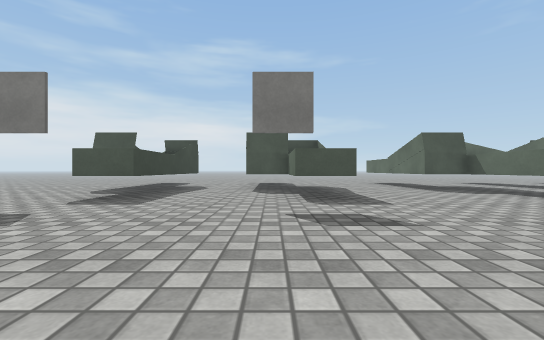
[1] (above)

20 first-person views from a walk through a Unity game level. The camera is 0.59 m above the floor, looks level and sees 90° across. The floor is counted in squares, 1 m on a side. Each view is taken from the middle of a square. On the plan, view 1 faces up. The plan holds only what a view shows up to about 9 squares ahead; the rest is blank. The place goes on beyond the plan. Surface patterns are stand-ins for the level's own textures.

[2]
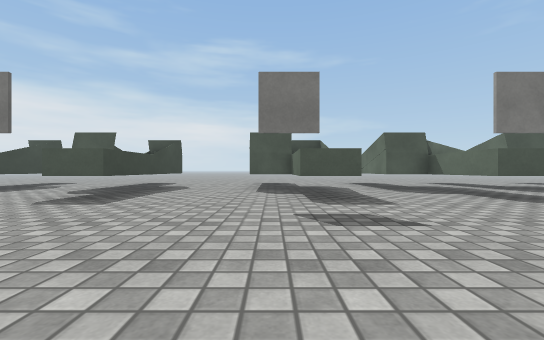

[3]
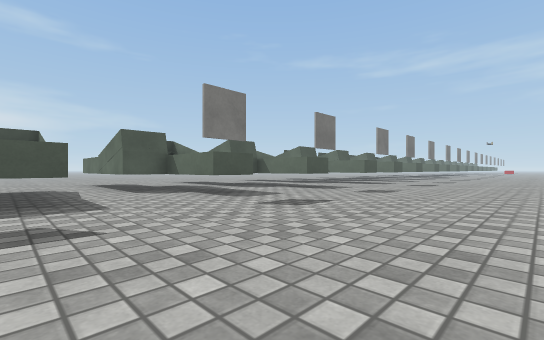

[4]
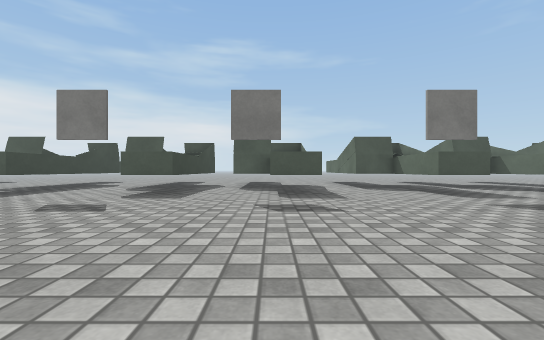

[5]
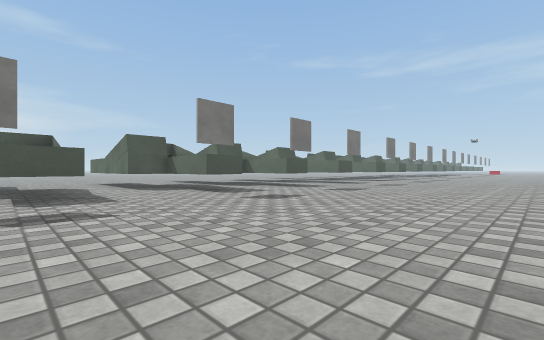

[6]
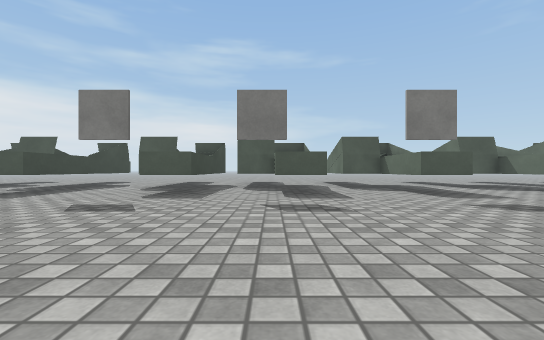

[7]
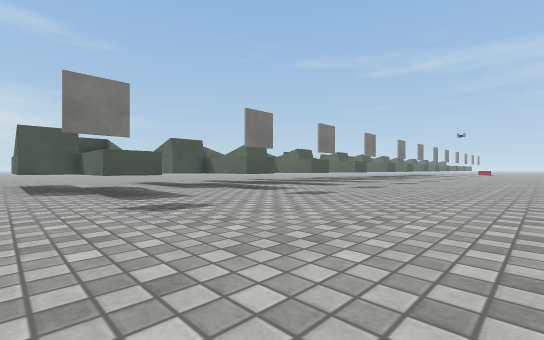

[8]
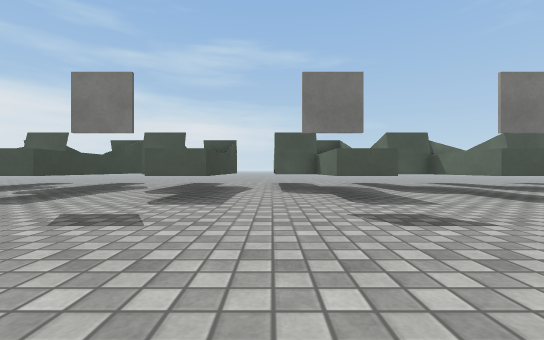

[9]
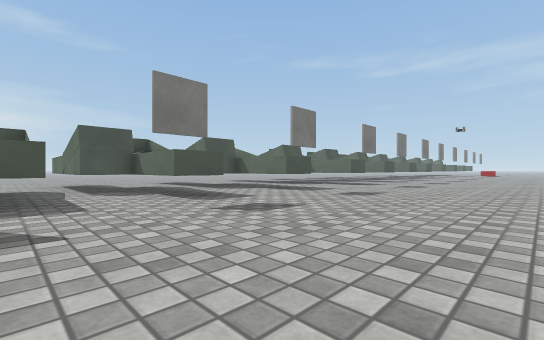

[10]
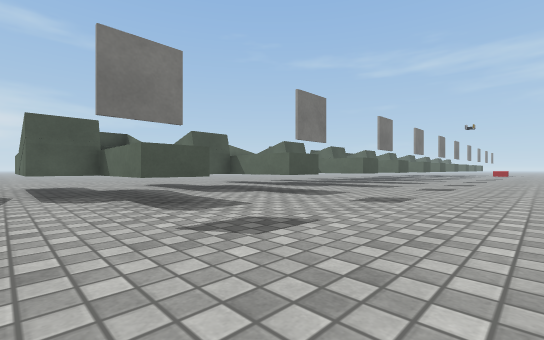

[11]
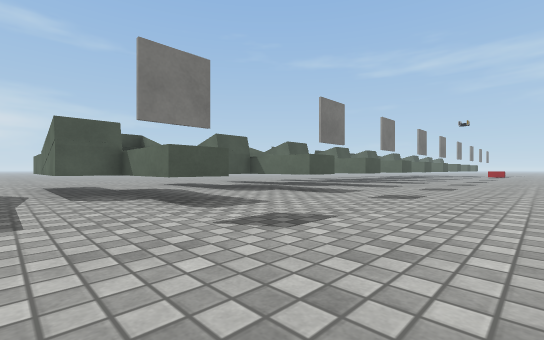

[12]
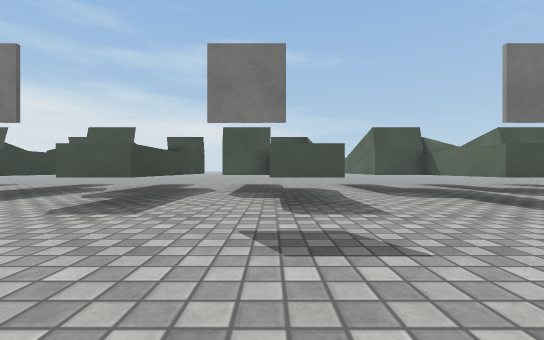

[13]
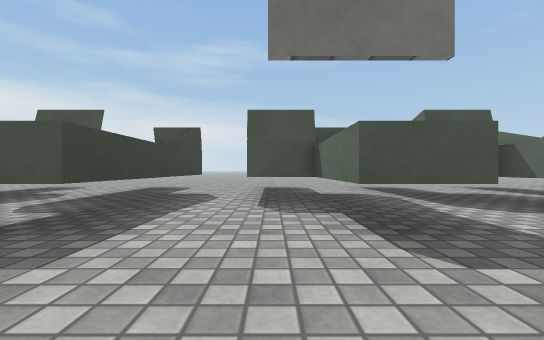

[14]
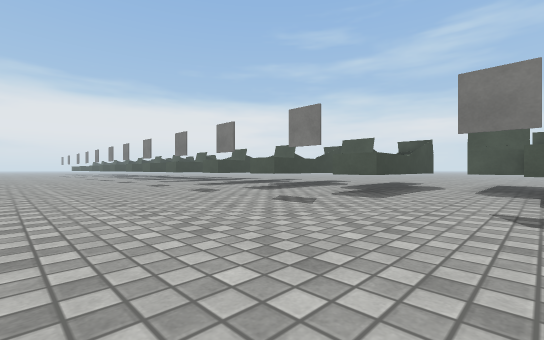

[15]
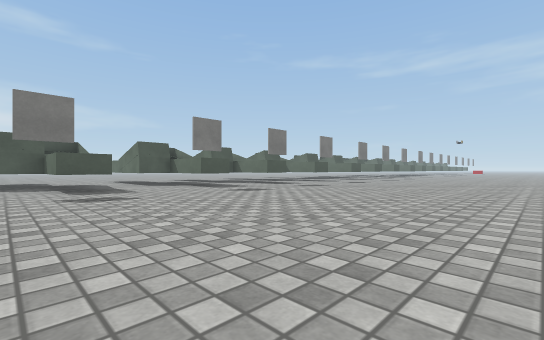

[16]
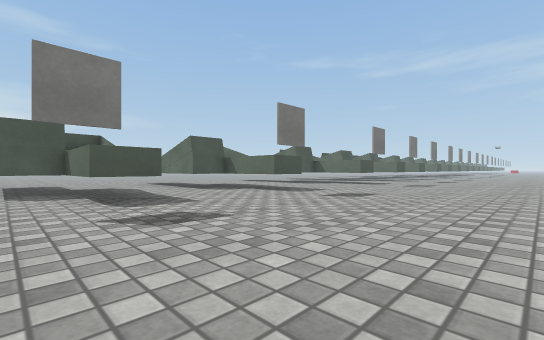

[17]
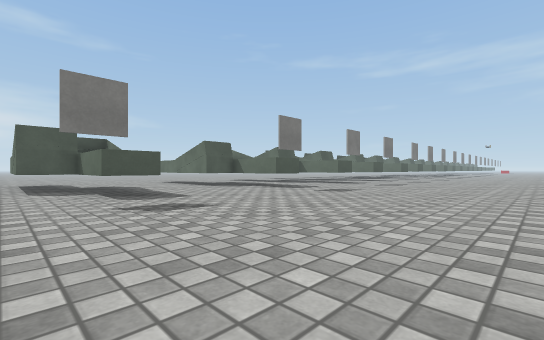

[18]
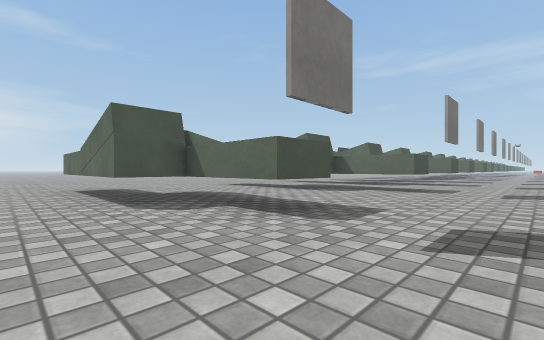

[19]
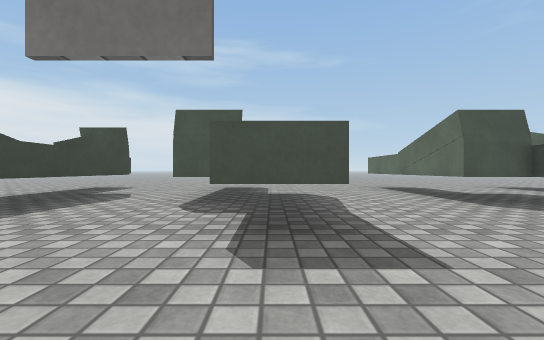

[20]
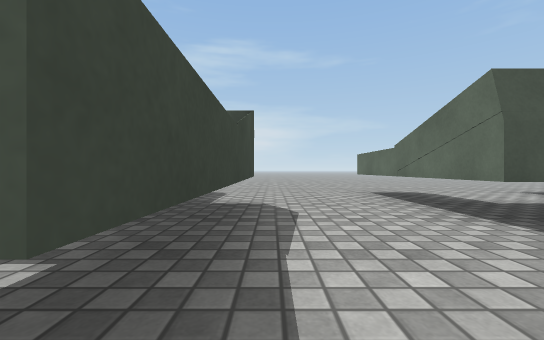

### Floor plan
Key: @ floor where view 1 was taken; # wall or solid block; x gap in a wall; . floor; ^ raised ledge; T thing the floor can be seen under or through.
Columns run from 5 left of view 1 to 38 right of it. Each row starts with its distance up from view 1.
 15    ..
 14    .............
 13    .............                  .. ..
 12   ...#....#...                   ..#..#^.. ^
 11 ^ ...#....#...             .#    ..#..# .. ^
 10 ^ #..^T...^  .^            .^     .^#.^ #.^
  9   #..TT...T  .#     .#    #.##.   .##.###.#
  8 ##^..TT...T^^.##x##^.#####^.#^.##^.#^.##^.##
  7 .##...T....##..#..##..##.##..#...#..#..##..#
  6 .^#...T....#^..#..##..##.^#..#...#..#..##..#
  5 ............................................
  4 ............................................
  3 ............................................
  2 ............................................
  1 ............................................
  0 .....@......................................
 -1     ........................................
 -2                  .............
 -3                  .............

Positions as (right, up) in squares from view 1, and headings:
1: (0, 0), facing up
2: (5, 0), facing up
3: (6, 0), facing up-right
4: (13, -1), facing up
5: (13, -1), facing up-right
6: (20, -1), facing up
7: (22, -1), facing up-right
8: (26, 0), facing up
9: (28, 0), facing up-right
10: (29, 1), facing up-right
11: (32, 1), facing up-right
12: (34, 1), facing up
13: (37, 3), facing up
14: (38, -1), facing up-left
15: (12, -3), facing up-right
16: (-5, 0), facing up-right
17: (-1, -1), facing up-right
18: (-2, 3), facing up-right
19: (1, 3), facing up
20: (2, 5), facing up
